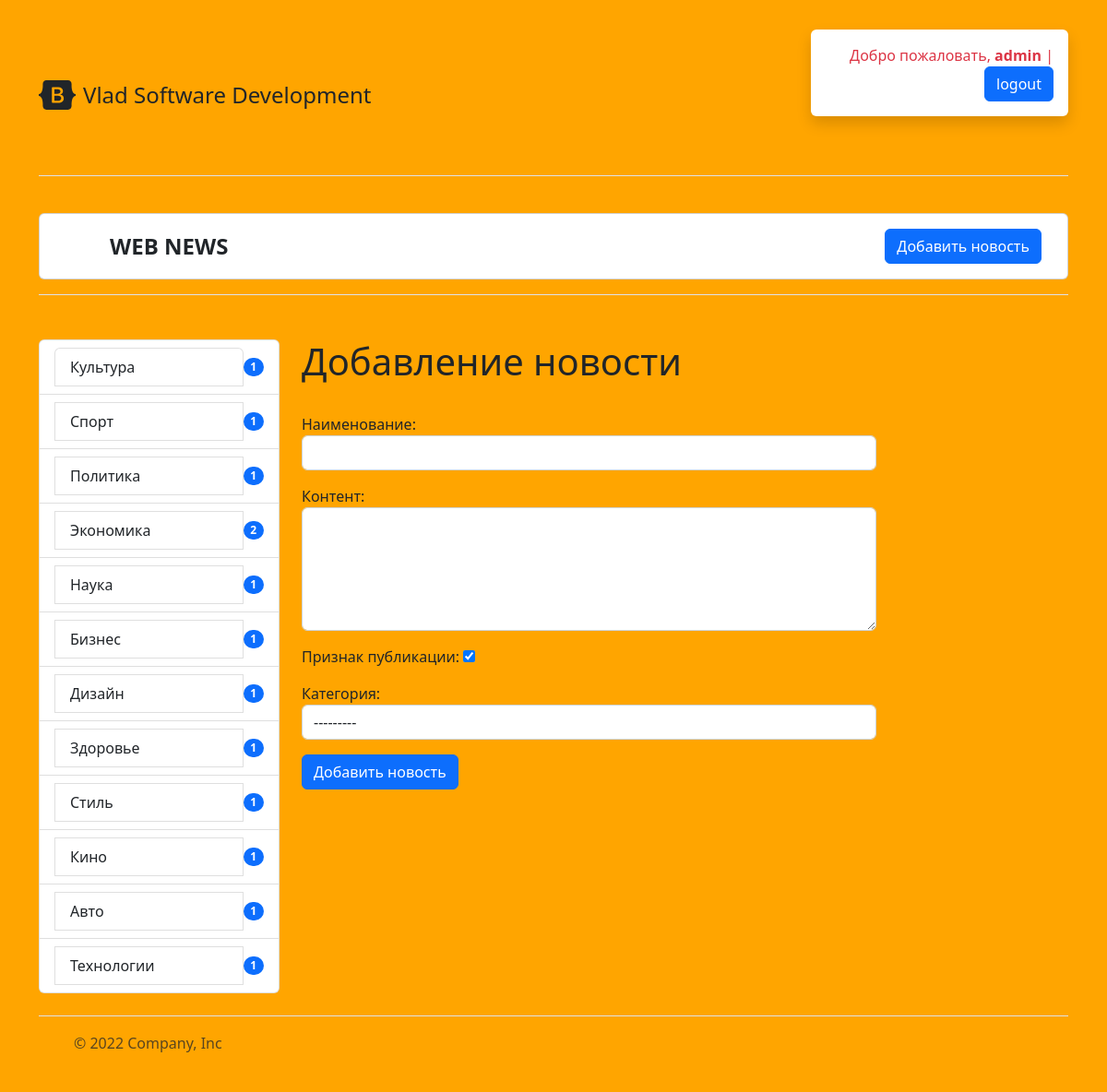
The page /news/add_news/ (signed in) on the database its author committed.
### news/models.py (models this page shows)
class Category(models.Model):
    title = models.CharField(max_length=150, db_index=True, verbose_name='Наименование категории')
    def get_absolute_url(self):                                     #  монтирует кнопку в админке в "категории" (внутри) "смотреть на сайте"
        return reverse('category', kwargs={'category_id': self.pk})
    def __str__(self):
        return self.title
    class Meta:
        verbose_name = 'Категория'            #   при редактировании новости вверху отображается "изменить НОВОСТЬ"
        verbose_name_plural = 'Категории'
        ordering = ['title']

### news/views.py (the view)
# urls.py: path('news/add_news/', CreateNews.as_view(), name='add_news'),
class CreateNews(LoginRequiredMixin, CreateView):       #   "LoginRequiredMixin" добавление новости только для авторизованных
    form_class = NewsForm
    template_name = 'news/add_news.html'
    login_url = '/admin/'       #   при попытке добавить новость на сайте, переход к авторизации в админке

### news/forms.py (shortened to what this page needs)
class NewsForm(forms.ModelForm):
    class Meta:
        model = News
        fields = ['title', 'content', 'sign_of_publication', 'category']
        widgets = {
                    'title': forms.TextInput(attrs={'class': 'form-control'}),
                    'content': forms.Textarea(attrs={'class': 'form-control', 'rows': 5}),
                    'category': forms.Select(attrs={'class': 'form-control'}),
        }

### news/templatetags/news_tags.py (called while the page is built)
@register.inclusion_tag('news/list_categories.html')
def show_categories():
    categories = Category.objects.annotate(cnt=Count('news', filter=F('news__sign_of_publication'))).filter(cnt__gt=0)
    return {'categories': categories}          #   передаем ключ словаря "categories" в шаблон "list_categories"

### news/templates/news/add_news.html (shortened to what this page needs)
<!DOCTYPE html>
{% extends 'base.html' %}
    {% block sidebar %}
        {% include 'inc/_sidebar.html' %}
    {% endblock %}
    {% block content %}
        <div class="col-9">
            <h1>Добавление новости</h1>
            <br>
            <form action="{% url 'add_news' %}" method="POST">
                {{ form.as_p }}
                <button type="submit"
                        class="btn btn-primary btn-block">Добавить новость</button>
            </form>
        </div>
    {% endblock %}

### templates/inc/_header.html (shortened to what this page needs)
<div class="container mt-3">
    <header class="d-flex flex-wrap align-items-center justify-content-center justify-content-md-between py-3 mb-4 border-bottom">
        <a href="{% url 'home' %}" class="d-flex align-items-center text-dark text-decoration-none">
        <span class="fs-4">Vlad Software Development</span>
        </a>
        <div class="col-md-3 text-end">
            {% if request.user.is_authenticated %}
                    <div class="shadow p-3 mb-5 bg-body rounded text-danger">
                        Добро пожаловать, <strong>{{ user.username }}</strong> | <a class="btn btn-primary" href="{% url 'logout' %}" role="button">logout</a>
                    </div>
            {% else %}
                <a class="btn btn-outline-primary" href="{% url 'login' %}" role="button">Login</a>
                <a class="btn btn-primary" href="{% url 'register' %}" role="button">Sign-up</a>
            {% endif %}
        </div>
    </header>
    <header class="py-3 mb-4 border-bottom">
        <div class="card">
            <div class="card-body">
                <div class="container d-flex flex-wrap justify-content-center">
                    <a href="{% url 'home' %}" class="d-flex align-items-center mb-3 mb-lg-0 me-lg-auto text-dark text-decoration-none">
                        <svg class="bi me-2" width="40" height="32"><use xlink:href="#bootstrap"></use></svg>
                        <strong>
                            <span class="fs-4">WEB NEWS</span>
                        </strong>
                    </a>
                    <div class="d-grid gap-2 d-md-block">
                                <a href="{% url 'add_news' %}" class="btn btn-primary">Добавить новость</a>
                    </div>
                </div>
            </div>
        </div>
    </header>
</div>

### news/templates/news/list_categories.html (shortened to what this page needs)
    <ul class="list-group">
        {% for elem in categories %}
            <li class="list-group-item d-flex justify-content-between align-items-center">
                <a href="{{ elem.get_absolute_url }}" class="list-group-item list-group-item-action">{{ elem.title }}</a>
                <span class="badge bg-primary rounded-pill">{{ elem.cnt }}</span>
            </li>
        {% endfor %}
    </ul>

### mysite/static/css/style.css (style rules this page uses)
body { background-color: orange; }

### rows shown on the page
Category: title "Культура", cnt "1"
Category: title "Спорт", cnt "1"
Category: title "Политика", cnt "1"
Category: title "Экономика", cnt "2"
Category: title "Наука", cnt "1"
Category: title "Бизнес", cnt "1"
Category: title "Дизайн", cnt "1"
Category: title "Здоровье", cnt "1"
Category: title "Стиль", cnt "1"
Category: title "Кино", cnt "1"
Category: title "Авто", cnt "1"
Category: title "Технологии", cnt "1"

### other values the page prints
{{ user.username }} "admin"
